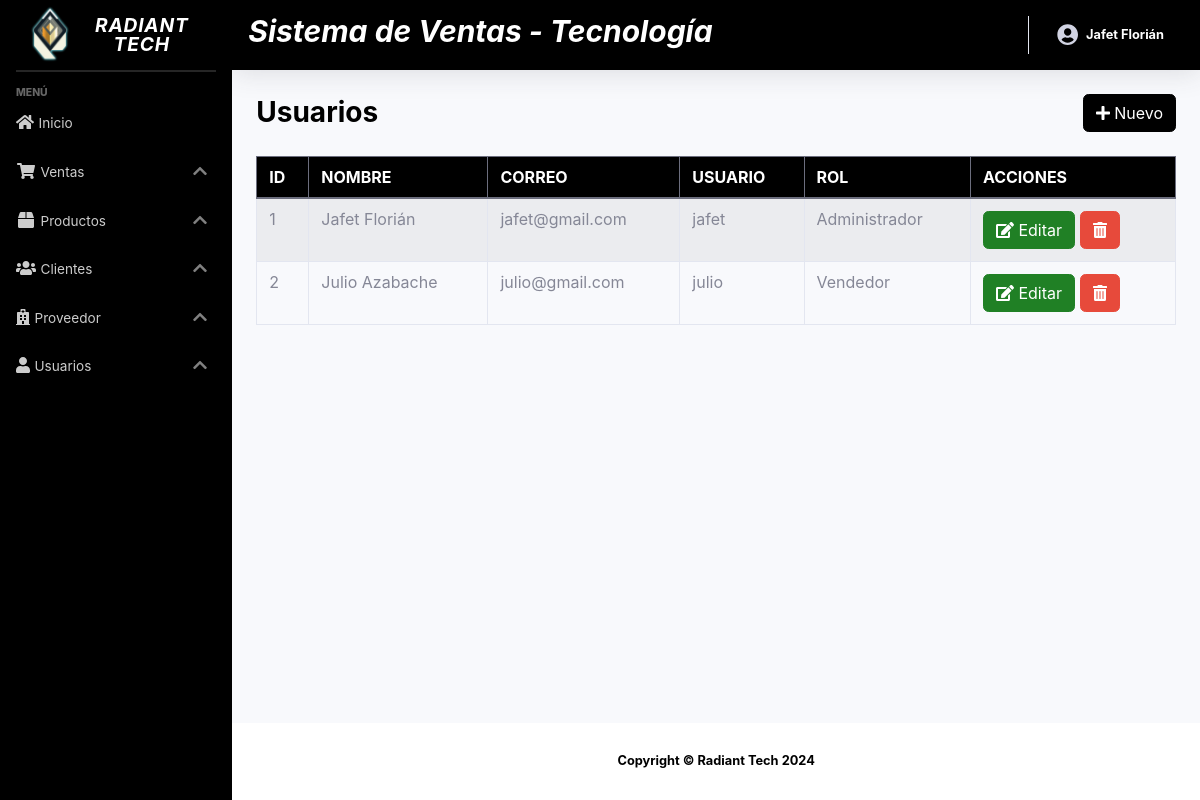
The page /sistema/lista_usuarios.php (signed in) on the database its author committed.
### tables this page shows
CREATE TABLE `usuario` (
  `idusuario` int(11) NOT NULL,
  `nombre` varchar(100) NOT NULL,
  `correo` varchar(100) NOT NULL,
  `usuario` varchar(20) NOT NULL,
  `clave` varchar(50) NOT NULL,
  `rol` int(11) NOT NULL
);

CREATE TABLE `rol` (
  `idrol` int(11) NOT NULL,
  `rol` varchar(50) NOT NULL
);

### sistema/lista_usuarios.php (the view)
<?php include_once "includes/header.php"; ?>
<div class="container-fluid">
	<div class="d-sm-flex align-items-center justify-content-between mb-4">
		<h1 class="h3 mb-0 text-gray-800">Usuarios</h1>
		<?php if ($_SESSION['rol'] == 1) { ?>
			<a href="registro_usuario.php" class="btn btn-primary">
				<i class="fas fa-plus"></i> Nuevo
			</a>
		<?php } ?>
	</div>
	<div class="row">
		<div class="col-lg-12">
			<div class="table-responsive">
				<table class="table table-striped table-bordered" id="table">
					<thead class="thead-dark">
						<tr>
							<th>ID</th>
							<th>NOMBRE</th>
							<th>CORREO</th>
							<th>USUARIO</th>
							<th>ROL</th>
							<?php if ($_SESSION['rol'] == 1) { ?>
							<th>ACCIONES</th>
							<?php }?>
						</tr>
					</thead>
					<tbody>
						<?php
						include "../conexion.php";
						$query = mysqli_query($conexion, "SELECT u.idusuario, u.nombre, u.correo, u.usuario, r.rol FROM usuario u INNER JOIN rol r ON u.rol = r.idrol");
						$result = mysqli_num_rows($query);
						if ($result > 0) {
							while ($data = mysqli_fetch_assoc($query)) { ?>
								<tr>
									<td><?php echo $data['idusuario']; ?></td>
									<td><?php echo $data['nombre']; ?></td>
									<td><?php echo $data['correo']; ?></td>
									<td><?php echo $data['usuario']; ?></td>
									<td><?php echo $data['rol']; ?></td>
									<?php if ($_SESSION['rol'] == 1) { ?>
									<td>
										<a href="editar_usuario.php?id=<?php echo $data['idusuario']; ?>" class="btn btn-success"><i class='fas fa-edit'></i> Editar</a>
										<form action="eliminar_usuario.php?id=<?php echo $data['idusuario']; ?>" method="post" class="confirmar d-inline">
											<button class="btn btn-danger" type="submit"><i class='fas fa-trash-alt'></i> </button>
										</form>
									</td>
									<?php } ?>
								</tr>
						<?php }
						} ?>
					</tbody>
				</table>
			</div>
		</div>
	</div>
</div>
</div>
<?php include_once "includes/footer.php"; ?>

### rows shown on the page
usuario: idusuario "1", nombre "Jafet Florián", correo "jafet@gmail.com", usuario "jafet", rol.rol "Administrador"
usuario: idusuario "2", nombre "Julio Azabache", correo "julio@gmail.com", usuario "julio", rol.rol "Vendedor"

### other values the page prints
$_SESSION['nombre'] "Jafet Florián"
